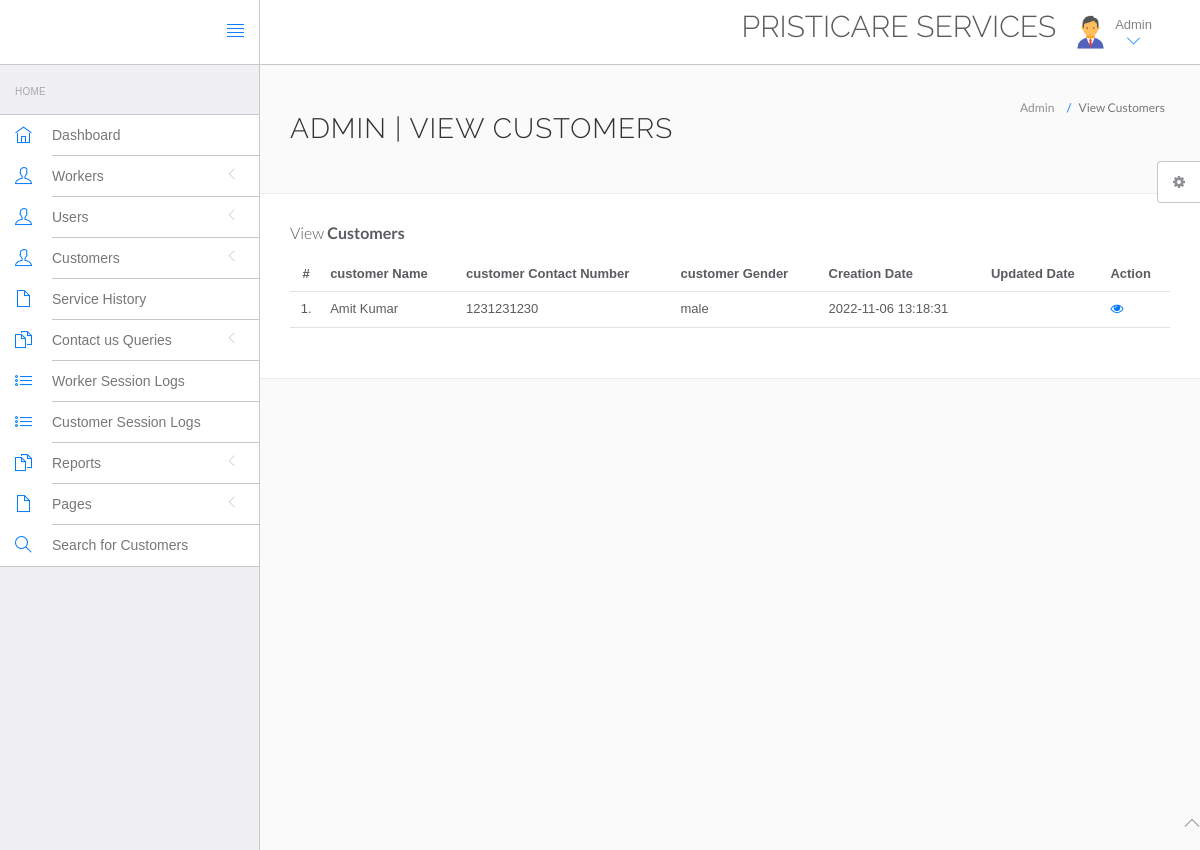
Screenshot of /PristiCare/hms/admin/manage-customer.php (signed in) with the database file from the repository.
### tables this page shows
CREATE TABLE `tblcustomer` (
  `ID` int(10) NOT NULL,
  `Docid` int(10) DEFAULT NULL,
  `customerName` varchar(200) DEFAULT NULL,
  `customerContno` bigint(10) DEFAULT NULL,
  `customerEmail` varchar(200) DEFAULT NULL,
  `customerGender` varchar(50) DEFAULT NULL,
  `customerAdd` mediumtext DEFAULT NULL,
  `customerAge` int(10) DEFAULT NULL,
  `customerMedhis` mediumtext DEFAULT NULL,
  `CreationDate` timestamp NULL DEFAULT current_timestamp(),
  `UpdationDate` timestamp NULL DEFAULT NULL ON UPDATE current_timestamp()
);

### PristiCare/hms/admin/manage-customer.php (the view, shortened to what this page needs)
<?php
include('include/config.php');
if(strlen($_SESSION['id']==0)) {
 header('location:logout.php');
  } else{
?>
<!DOCTYPE html>
<html lang="en">
	<head>
		<link rel="stylesheet" href="vendor/bootstrap/css/bootstrap.min.css">
		<link rel="stylesheet" href="vendor/fontawesome/css/font-awesome.min.css">
		<link rel="stylesheet" href="vendor/themify-icons/themify-icons.min.css">
		<link href="vendor/animate.css/animate.min.css" rel="stylesheet" media="screen">
		<link href="vendor/perfect-scrollbar/perfect-scrollbar.min.css" rel="stylesheet" media="screen">
		<link href="vendor/switchery/switchery.min.css" rel="stylesheet" media="screen">
		<link href="vendor/bootstrap-touchspin/jquery.bootstrap-touchspin.min.css" rel="stylesheet" media="screen">
		<link href="vendor/select2/select2.min.css" rel="stylesheet" media="screen">
		<link href="vendor/bootstrap-datepicker/bootstrap-datepicker3.standalone.min.css" rel="stylesheet" media="screen">
		<link href="vendor/bootstrap-timepicker/bootstrap-timepicker.min.css" rel="stylesheet" media="screen">
		<link rel="stylesheet" href="assets/css/styles.css">
		<link rel="stylesheet" href="assets/css/plugins.css">
		<link rel="stylesheet" href="assets/css/themes/theme-1.css" id="skin_color" />
	</head>
	<body>
		<div id="app">
<?php include('include/sidebar.php');?>
<div class="app-content">
<?php include('include/header.php');?>
<div class="main-content" >
<div class="wrap-content container" id="container">
<section id="page-title">
<div class="row">
<div class="col-sm-8">
<h1 class="mainTitle">Admin | View Customers</h1>
</div>
<ol class="breadcrumb">
<li>
<span>Admin</span>
</li>
<li class="active">
<span>View Customers</span>
</li>
</ol>
</div>
</section>
<div class="container-fluid container-fullw bg-white">
<div class="row">
<div class="col-md-12">
<h5 class="over-title margin-bottom-15">View <span class="text-bold">Customers</span></h5>
<table class="table table-hover" id="sample-table-1">
<thead>
<tr>
<th class="center">#</th>
<th>customer Name</th>
<th>customer Contact Number</th>
<th>customer Gender </th>
<th>Creation Date </th>
<th>Updated Date </th>
<th>Action</th>
</tr>
</thead>
<tbody>
<?php
$sql=mysqli_query($con,"select * from tblcustomer");
$cnt=1;
while($row=mysqli_fetch_array($sql))
{
?>
<tr>
<td class="center"><?php echo $cnt;?>.</td>
<td class="hidden-xs"><?php echo $row['customerName'];?></td>
<td><?php echo $row['customerContno'];?></td>
<td><?php echo $row['customerGender'];?></td>
<td><?php echo $row['CreationDate'];?></td>
<td><?php echo $row['UpdationDate'];?>
</td>
<td>
<a href="view-customer.php?viewid=<?php echo $row['ID'];?>"><i class="fa fa-eye"></i></a>
</td>
</tr>
<?php
$cnt=$cnt+1;
 }?></tbody>
</table>
</div>
</div>
</div>
</div>
</div>
</div>
</div>
	<?php include('include/footer.php');?>
	<?php include('include/setting.php');?>
	</body>
</html>
<?php } ?>

### PristiCare/hms/admin/assets/css/themes/theme-1.css (style rules this page uses)
body { background: #FAFAFA; }

### rows the page displays
tblcustomer: customerName "Amit Kumar", customerContno "1231231230", customerGender "male", CreationDate "2022-11-06 13:18:31"
